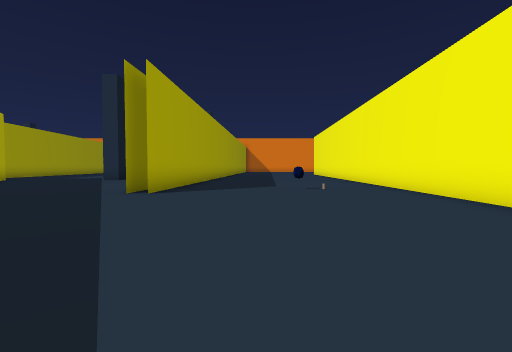
[1] (above)

13 first-person views from a walk through a 3-D level made in the Unity game engine. The camera is 1.2 m above the floor, tilts 2° down and sees 90° across. The floor is counted in squares, 2 m on a side. Each view is taken from the middle of a square. On the plan, view 1 faces up. The plan holds only what a view shows up to about 9 squares ahead; the rest is blank. The place goes on beyond the plan. The player is left out.

[2]
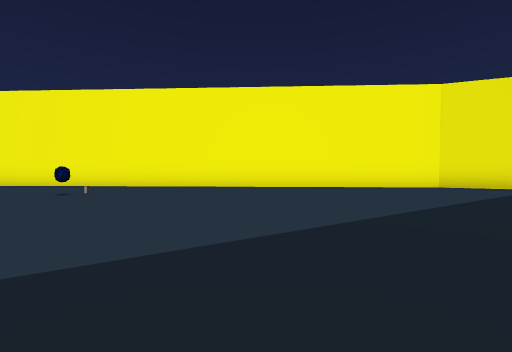

[3]
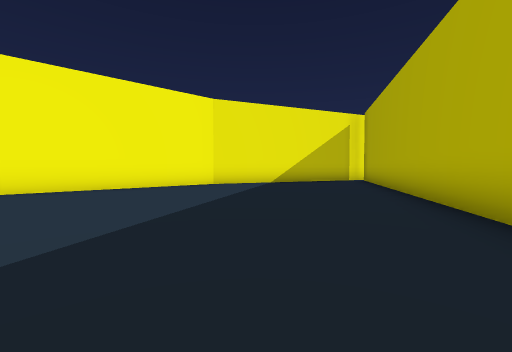

[4]
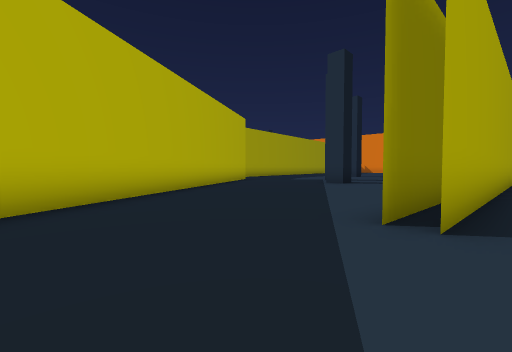

[5]
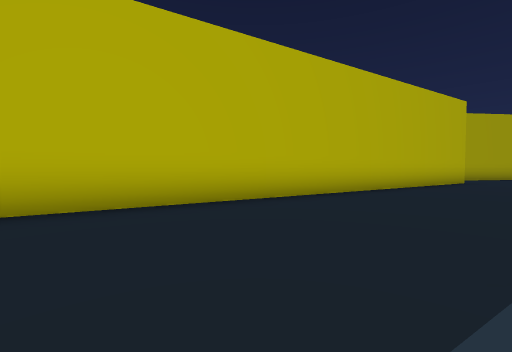

[6]
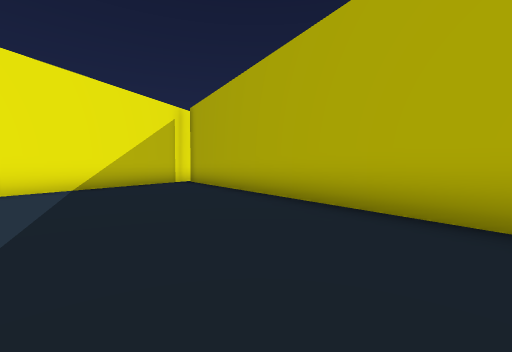

[7]
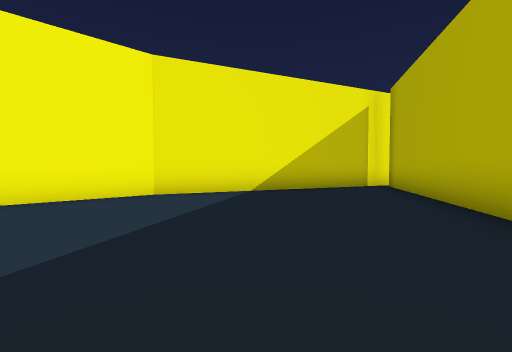

[8]
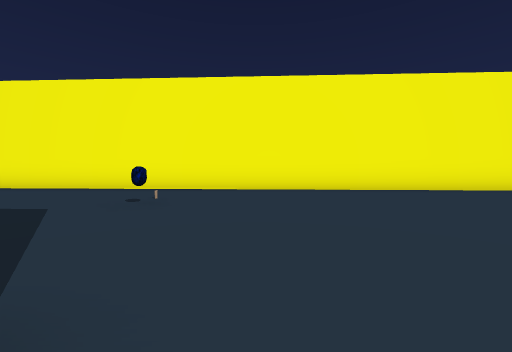

[9]
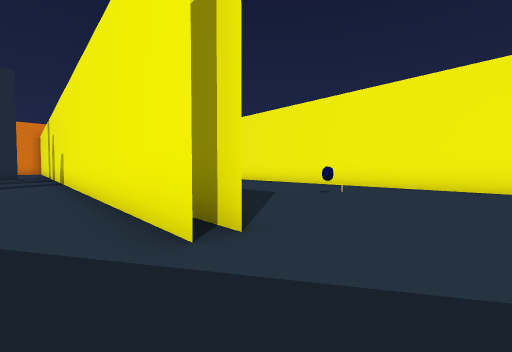

[10]
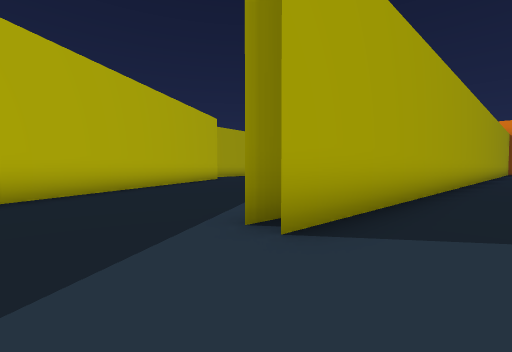

[11]
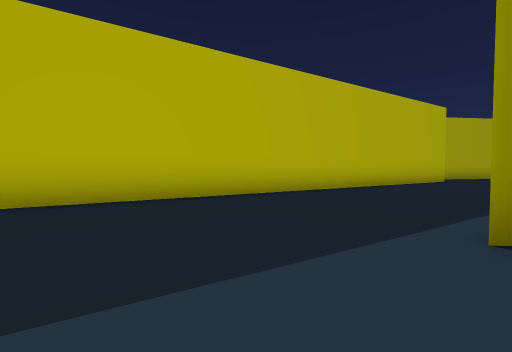

[12]
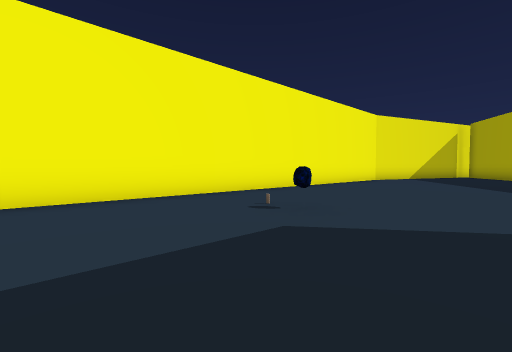

[13]
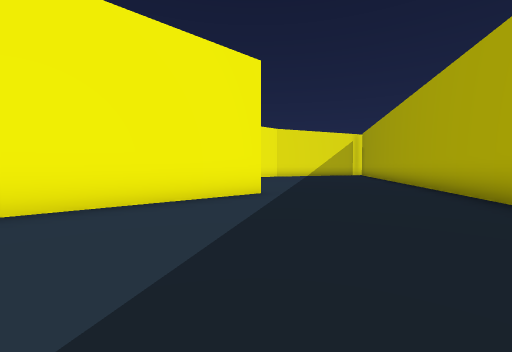

### Floor plan
Points are (right, up) in squares from view 1. A wall is a line through its corners. A room is listed if a view was taken in it or the views show most of it. See-through windows are left out.
Room 1 (views 1, 2, 3, 4, 5, 6, 7, 8, 9, 10, 11, 12, 13)
walls: (-2.8, 8.2) (-2.9, 5.7) (-2.7, 10.5); (-2.2, 10.6) (-2.4, 5.7) (-2.4, 6.7); (-10.8, 10.6) (0.7, -8.6); (0.8, -9.1) (3.5, -2.3) (4.1, 10.6)
objects: other object (1, 7)

Positions as (right, up) in squares from view 1, and headings:
1: (0, 0), facing up
2: (-4, 3), facing right
3: (-4, 3), facing down-right
4: (-2, 3), facing up-left
5: (-2, 4), facing left
6: (-2, 2), facing down
7: (-2, 0), facing down-right
8: (-3, 5), facing right
9: (-4, 4), facing up-right
10: (-1, 4), facing up-left
11: (-1, 4), facing left
12: (-1, 10), facing down-right
13: (-7, 10), facing down-right
